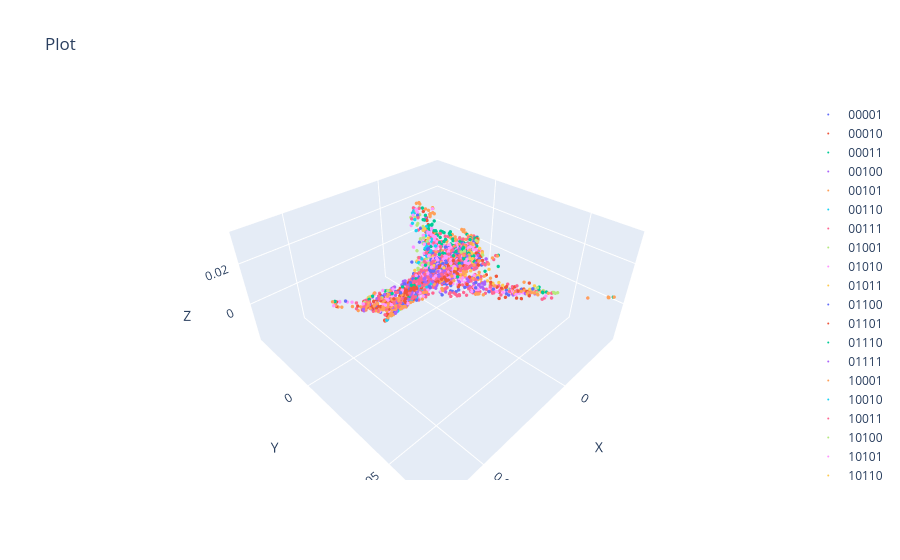

Notebook cell for this chart:
### Code cell
from plotly3d.plot import scatter
scatter(count_phate, heclass, s=2, filename='hyperedge_celltype_count_phate.html')
